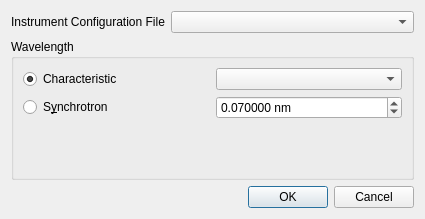
<?xml version="1.0" encoding="UTF-8"?>
<ui version="4.0">
 <class>BgmnInstrumentSelectDialog</class>
 <widget class="QDialog" name="BgmnInstrumentSelectDialog">
  <property name="geometry">
   <rect>
    <x>0</x>
    <y>0</y>
    <width>421</width>
    <height>219</height>
   </rect>
  </property>
  <property name="windowTitle">
   <string>Select Instrument Configuration</string>
  </property>
  <layout class="QGridLayout" name="gridLayout">
   <item row="0" column="0">
    <widget class="QLabel" name="label">
     <property name="text">
      <string>Instrument Configuration File</string>
     </property>
    </widget>
   </item>
   <item row="1" column="0" colspan="3">
    <widget class="QGroupBox" name="groupBox">
     <property name="title">
      <string>Wavelength</string>
     </property>
     <layout class="QGridLayout" name="gridLayout_2">
      <item row="1" column="1">
       <widget class="QDoubleSpinBox" name="doubleSpinBoxSynchrotron">
        <property name="suffix">
         <string> nm</string>
        </property>
        <property name="decimals">
         <number>6</number>
        </property>
        <property name="singleStep">
         <double>0.001000000000000</double>
        </property>
        <property name="value">
         <double>0.070000000000000</double>
        </property>
       </widget>
      </item>
      <item row="1" column="0">
       <widget class="QRadioButton" name="radioButtonSynchrotron">
        <property name="text">
         <string>S&amp;ynchrotron</string>
        </property>
       </widget>
      </item>
      <item row="0" column="1">
       <widget class="QComboBox" name="comboBoxLam"/>
      </item>
      <item row="0" column="0">
       <widget class="QRadioButton" name="radioButtonLam">
        <property name="text">
         <string>Characteristic</string>
        </property>
        <property name="checked">
         <bool>true</bool>
        </property>
       </widget>
      </item>
      <item row="2" column="0" colspan="2">
       <spacer name="verticalSpacer">
        <property name="orientation">
         <enum>Qt::Vertical</enum>
        </property>
        <property name="sizeHint" stdset="0">
         <size>
          <width>379</width>
          <height>110</height>
         </size>
        </property>
       </spacer>
      </item>
     </layout>
    </widget>
   </item>
   <item row="3" column="0" colspan="3">
    <widget class="QDialogButtonBox" name="buttonBox">
     <property name="orientation">
      <enum>Qt::Horizontal</enum>
     </property>
     <property name="standardButtons">
      <set>QDialogButtonBox::Cancel|QDialogButtonBox::Ok</set>
     </property>
    </widget>
   </item>
   <item row="0" column="1" colspan="2">
    <widget class="QComboBox" name="comboBoxGeq"/>
   </item>
  </layout>
 </widget>
 <tabstops>
  <tabstop>comboBoxGeq</tabstop>
  <tabstop>radioButtonLam</tabstop>
  <tabstop>comboBoxLam</tabstop>
  <tabstop>radioButtonSynchrotron</tabstop>
  <tabstop>doubleSpinBoxSynchrotron</tabstop>
 </tabstops>
 <resources/>
 <connections>
  <connection>
   <sender>buttonBox</sender>
   <signal>accepted()</signal>
   <receiver>BgmnInstrumentSelectDialog</receiver>
   <slot>accept()</slot>
   <hints>
    <hint type="sourcelabel">
     <x>227</x>
     <y>280</y>
    </hint>
    <hint type="destinationlabel">
     <x>157</x>
     <y>274</y>
    </hint>
   </hints>
  </connection>
  <connection>
   <sender>buttonBox</sender>
   <signal>rejected()</signal>
   <receiver>BgmnInstrumentSelectDialog</receiver>
   <slot>reject()</slot>
   <hints>
    <hint type="sourcelabel">
     <x>295</x>
     <y>286</y>
    </hint>
    <hint type="destinationlabel">
     <x>286</x>
     <y>274</y>
    </hint>
   </hints>
  </connection>
  <connection>
   <sender>radioButtonLam</sender>
   <signal>toggled(bool)</signal>
   <receiver>comboBoxLam</receiver>
   <slot>setEnabled(bool)</slot>
   <hints>
    <hint type="sourcelabel">
     <x>101</x>
     <y>76</y>
    </hint>
    <hint type="destinationlabel">
     <x>223</x>
     <y>83</y>
    </hint>
   </hints>
  </connection>
  <connection>
   <sender>radioButtonLam</sender>
   <signal>toggled(bool)</signal>
   <receiver>doubleSpinBoxSynchrotron</receiver>
   <slot>setDisabled(bool)</slot>
   <hints>
    <hint type="sourcelabel">
     <x>75</x>
     <y>80</y>
    </hint>
    <hint type="destinationlabel">
     <x>301</x>
     <y>121</y>
    </hint>
   </hints>
  </connection>
 </connections>
</ui>
